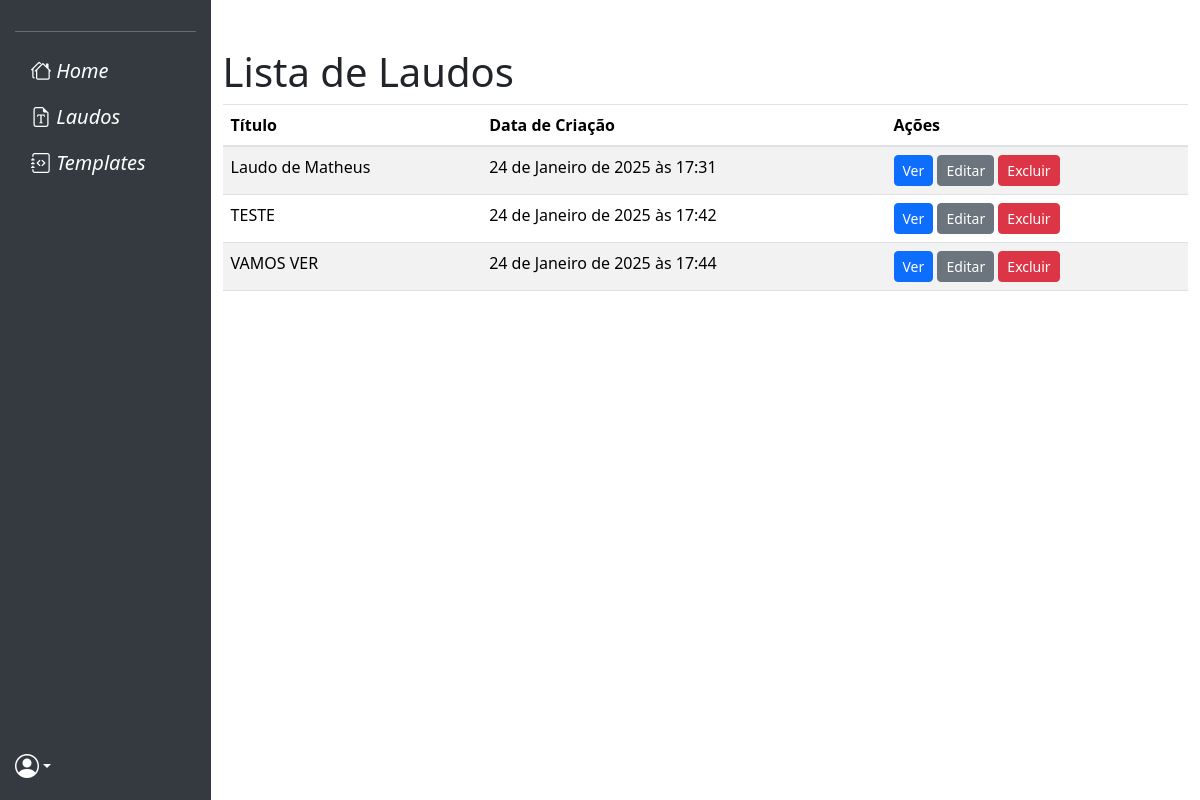
Page /laudo_list/ (signed in) on the earlier database version.
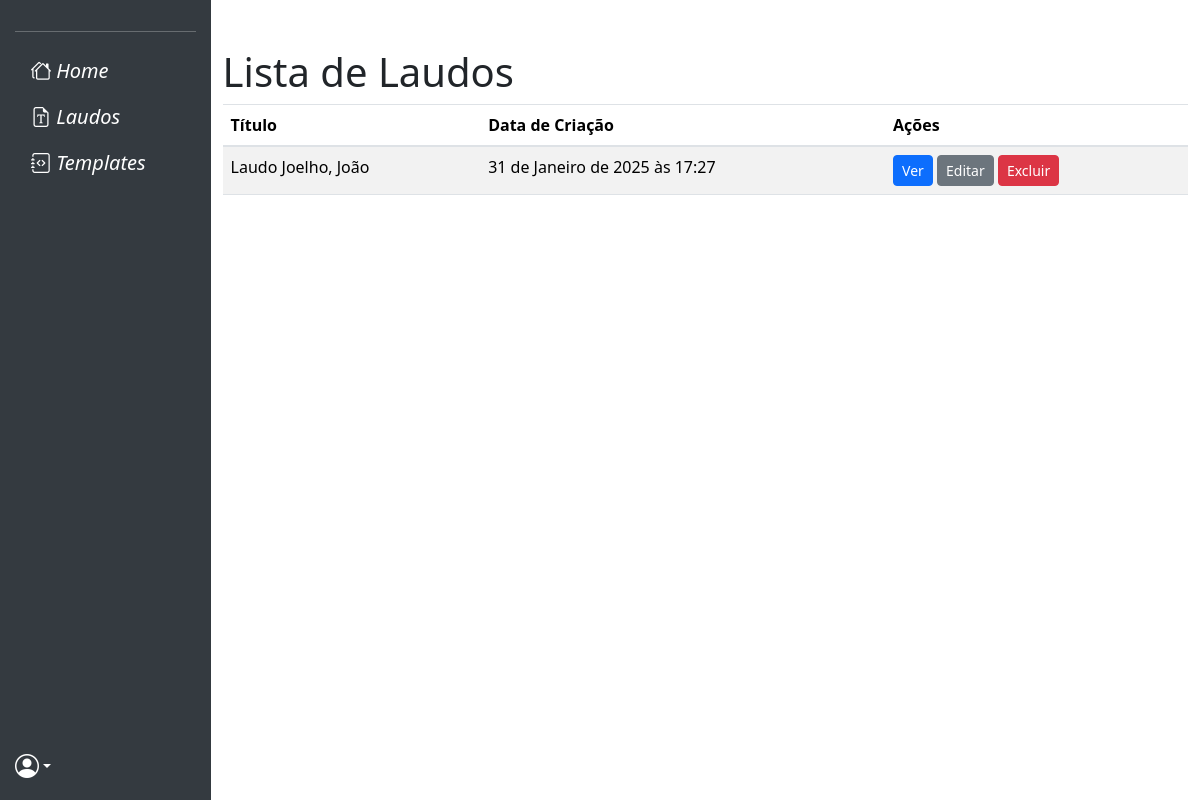
Same page on the later database version.
### laudos/models.py (models this page shows, shortened)
class Laudo(models.Model):
    user = models.ForeignKey(User, on_delete=models.CASCADE)
    titulo = models.CharField(max_length=200)
    conteudo = models.TextField()
    data_criacao = models.DateTimeField(auto_now_add=True)

### laudos/views.py (the view)
# urls.py: path('laudo_list/', LaudoListView.as_view(), name='laudo_list'),
class LaudoListView(LoginRequiredMixin, ListView):
    login_url = 'login'
    model = Laudo
    template_name = 'laudo_list.html'
    context_object_name = 'laudos'
    def get_queryset(self):
        return Laudo.objects.filter(user=self.request.user)

### laudos/templates/laudo_list.html (shortened to what this page needs)
{% extends "base.html" %}
{% block content %}
<head>
    <link href="https://cdn.jsdelivr.net/npm/bootstrap@5.3.3/dist/css/bootstrap.min.css" rel="stylesheet">
    <link href="https://cdn.quilljs.com/1.3.6/quill.snow.css" rel="stylesheet">
    <link href="https://cdnjs.cloudflare.com/ajax/libs/bootstrap-icons/1.10.0/font/bootstrap-icons.min.css" rel="stylesheet">
</head>
<div class="container mt-5">
    <h1>Lista de Laudos</h1>
    <table class="table table-striped">
        <thead>
            <tr>
                <th scope="col">Título</th>
                <th scope="col">Data de Criação</th>
                <th scope="col">Ações</th>
            </tr>
        </thead>
        <tbody>
            {% for laudo in laudos %}
            <tr>
                <td>{{ laudo.titulo }}</td>
                <td>{{ laudo.data_criacao }}</td>
                <td>
                    <a href="{% url 'laudo_detail' laudo.id %}" class="btn btn-primary btn-sm">Ver</a>
                    <a href="{% url 'laudo_edit' laudo.id %}" class="btn btn-secondary btn-sm">Editar</a>
                    <a href="{% url 'laudo_delete' laudo.id %}" class="btn btn-danger btn-sm">Excluir</a>
                </td>
            </tr>
            {% endfor %}
        </tbody>
    </table>
</div>
{% endblock content %}

### app/templates/base.html (shortened to what this page needs)
<!DOCTYPE html>
{% load static %}
<html lang="en">
<head>
  <link rel="stylesheet" href="https://stackpath.bootstrapcdn.com/bootstrap/4.1.3/css/bootstrap.min.css">
</head>
<body>
  <main>
    <div class="sidebar">
      <hr class="w-100">
      <ul class="nav flex-column mb-auto">
        <li class="nav-item">
          <a class="nav-link active text-decoration-none" aria-current="page" href="{% url 'home' %}"><i class="bi bi-houses fs-5"> Home</i></a>
        </li>
        <li class="nav-item">
          <a class="nav-link text-decoration-none" href="{% url 'laudo_list' %}"><i class="bi bi-file-earmark-font fs-5"> Laudos</i></a>
        </li>
        <li class="nav-item">
          <a class="nav-link text-decoration-none" data-bs-toggle="collapse" href="#templatesCollapse" role="button" aria-expanded="false" aria-controls="templatesCollapse">
            <i class="bi bi-journal-code fs-5"> Templates </i>
          </a>
        </li>
      </ul>
      <div class="dropdown mb-3 position-absolute bottom-0">
        <a href="#" class="d-flex align-items-center text-white text-decoration-none dropdown-toggle" data-bs-toggle="dropdown" aria-expanded="false">
          <i class="bi bi-person-circle fs-4"></i>
        </a>
      </div>
    </div>
      {% block content %}
      {% endblock %}
  </main>
</body>
</html>

### app/templates/base.html (style rules this page uses)
body { display: flex; flex-direction: column; min-height: 100vh; }
main { flex: 1; display: flex; }
.sidebar { width: 250px; background-color: #343a40; color: #ffffff; padding: 15px; }
.sidebar a { color: #ffffff; text-decoration: none; }

Differences in the rows shown:
removed Laudo: titulo "Laudo de Matheus", data_criacao "24 de Janeiro de 2025 às 17:31"
removed Laudo: titulo "TESTE", data_criacao "24 de Janeiro de 2025 às 17:42"
removed Laudo: titulo "VAMOS VER", data_criacao "24 de Janeiro de 2025 às 17:44"
added Laudo: titulo "Laudo Joelho, João", data_criacao "31 de Janeiro de 2025 às 17:27"
